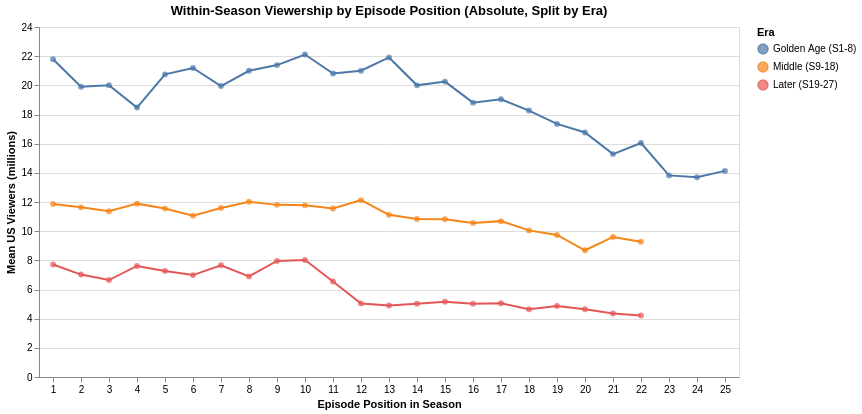

This figure's notebook cell:
### Code cell
# Mean viewership by episode position, split by era (NOT normalized, absolute values)
pos_era_abs = (
    df.groupby(["era", "number_in_season"])["us_viewers_in_millions"]
    .agg(["mean", "count"])
    .reset_index()
)
pos_era_abs = pos_era_abs[pos_era_abs["count"] >= 3]

q5f_abs_lines = (
    alt.Chart(pos_era_abs)
    .mark_line(strokeWidth=2)
    .encode(
        x=alt.X(
            "number_in_season:O",
            title="Episode Position in Season",
            axis=alt.Axis(labelAngle=0),
        ),
        y=alt.Y("mean:Q", title="Mean US Viewers (millions)"),
        color=alt.Color(
            "era:N",
            scale=alt.Scale(domain=era_domain, range=era_colors),
            title="Era",
        ),
        tooltip=[
            alt.Tooltip("era:N", title="Era"),
            alt.Tooltip("number_in_season:O", title="Episode"),
            alt.Tooltip("mean:Q", title="Mean Viewers (M)", format=".2f"),
            alt.Tooltip("count:Q", title="Seasons"),
        ],
    )
)

q5f_abs_points = (
    alt.Chart(pos_era_abs)
    .mark_point(filled=True, size=35)
    .encode(
        x=alt.X("number_in_season:O", axis=alt.Axis(labelAngle=0)),
        y=alt.Y("mean:Q"),
        color=alt.Color(
            "era:N",
            scale=alt.Scale(domain=era_domain, range=era_colors),
            title="Era",
        ),
    )
)

(q5f_abs_lines + q5f_abs_points).properties(
    width=700,
    height=350,
    title="Within-Season Viewership by Episode Position (Absolute, Split by Era)",
)

### Figure 1 — Vega-Lite specification as saved in the notebook (floating-point values rounded to 4 significant figures)
{"config": {"view": {"continuousWidth": 300, "continuousHeight": 300}}, "layer": [{"mark": {"type": "line", "strokeWidth": 2}, "encoding": {"color": {"field": "era", "scale": {"domain": ["Golden Age (S1-8)", "Middle (S9-18)", "Later (S19-27)"], "range": ["#4c78a8", "#f58518", "#e45756"]}, "title": "Era", "type": "nominal"}, "tooltip": [{"field": "era", "title": "Era", "type": "nominal"}, {"field": "number_in_season", "title": "Episode", "type": "ordinal"}, {"field": "mean", "format": ".2f", "title": "Mean Viewers (M)", "type": "quantitative"}, {"field": "count", "title": "Seasons", "type": "quantitative"}], "x": {"axis": {"labelAngle": 0}, "field": "number_in_season", "title": "Episode Position in Season", "type": "ordinal"}, "y": {"field": "mean", "title": "Mean US Viewers (millions)", "type": "quantitative"}}}, {"mark": {"type": "point", "filled": true, "size": 35}, "encoding": {"color": {"field": "era", "scale": {"domain": ["Golden Age (S1-8)", "Middle (S9-18)", "Later (S19-27)"], "range": ["#4c78a8", "#f58518", "#e45756"]}, "title": "Era", "type": "nominal"}, "x": {"axis": {"labelAngle": 0}, "field": "number_in_season", "type": "ordinal"}, "y": {"field": "mean", "type": "quantitative"}}}], "data": {"name": "data-d2659656b867a880908c8fd0f8d15a61"}, "height": 350, "title": "Within-Season Viewership by Episode Position (Absolute, Split by Era)", "width": 700, "$schema": "https://vega.github.io/schema/vega-lite/v6.1.0.json", "datasets": {"data-d2659656b867a880908c8fd0f8d15a61": [{"era": "Golden Age (S1-8)", "number_in_season": 1, "mean": 21.79, "count": 8}, {"era": "Golden Age (S1-8)", "number_in_season": 2, "mean": 19.9, "count": 8}, {"era": "Golden Age (S1-8)", "number_in_season": 3, "mean": 20.01, "count": 8}, {"era": "Golden Age (S1-8)", "number_in_season": 4, "mean": 18.48, "count": 8}, {"era": "Golden Age (S1-8)", "number_in_season": 5, "mean": 20.75, "count": 8}, {"era": "Golden Age (S1-8)", "number_in_season": 6, "mean": 21.19, "count": 8}, {"era": "Golden Age (S1-8)", "number_in_season": 7, "mean": 19.95, "count": 8}, {"era": "Golden Age (S1-8)", "number_in_season": 8, "mean": 21.0, "count": 8}, {"era": "Golden Age (S1-8)", "number_in_season": 9, "mean": 21.39, "count": 8}, {"era": "Golden Age (S1-8)", "number_in_season": 10, "mean": 22.11, "count": 8}, {"era": "Golden Age (S1-8)", "number_in_season": 11, "mean": 20.81, "count": 8}, {"era": "Golden Age (S1-8)", "number_in_season": 12, "mean": 21.0, "count": 8}, {"era": "Golden Age (S1-8)", "number_in_season": 13, "mean": 21.91, "count": 8}, {"era": "Golden Age (S1-8)", "number_in_season": 14, "mean": 20.0, "count": 7}, {"era": "Golden Age (S1-8)", "number_in_season": 15, "mean": 20.26, "count": 7}, {"era": "Golden Age (S1-8)", "number_in_season": 16, "mean": 18.81, "count": 7}, {"era": "Golden Age (S1-8)", "number_in_season": 17, "mean": 19.04, "count": 7}, {"era": "Golden Age (S1-8)", "number_in_season": 18, "mean": 18.27, "count": 7}, {"era": "Golden Age (S1-8)", "number_in_season": 19, "mean": 17.36, "count": 7}, {"era": "Golden Age (S1-8)", "number_in_season": 20, "mean": 16.76, "count": 7}, {"era": "Golden Age (S1-8)", "number_in_season": 21, "mean": 15.29, "count": 7}, {"era": "Golden Age (S1-8)", "number_in_season": 22, "mean": 16.04, "count": 7}, {"era": "Golden Age (S1-8)", "number_in_season": 23, "mean": 13.82, "count": 4}, {"era": "Golden Age (S1-8)", "number_in_season": 24, "mean": 13.7, "count": 4}, {"era": "Golden Age (S1-8)", "number_in_season": 25, "mean": 14.13, "count": 3}, {"era": "Middle (S9-18)", "number_in_season": 1, "mean": 11.86, "count": 10}, {"era": "Middle (S9-18)", "number_in_season": 2, "mean": 11.63, "count": 10}, {"era": "Middle (S9-18)", "number_in_season": 3, "mean": 11.36, "count": 10}, {"era": "Middle (S9-18)", "number_in_season": 4, "mean": 11.89, "count": 10}, {"era": "Middle (S9-18)", "number_in_season": 5, "mean": 11.55, "count": 10}, {"era": "Middle (S9-18)", "number_in_season": 6, "mean": 11.06, "count": 10}, {"era": "Middle (S9-18)", "number_in_season": 7, "mean": 11.58, "count": 10}, {"era": "Middle (S9-18)", "number_in_season": 8, "mean": 12.02, "count": 10}, {"era": "Middle (S9-18)", "number_in_season": 9, "mean": 11.8, "count": 10}, {"era": "Middle (S9-18)", "number_in_season": 10, "mean": 11.77, "count": 10}, {"era": "Middle (S9-18)", "number_in_season": 11, "mean": 11.55, "count": 10}, {"era": "Middle (S9-18)", "number_in_season": 12, "mean": 12.13, "count": 10}, {"era": "Middle (S9-18)", "number_in_season": 13, "mean": 11.12, "count": 10}, {"era": "Middle (S9-18)", "number_in_season": 14, "mean": 10.83, "count": 10}, {"era": "Middle (S9-18)", "number_in_season": 15, "mean": 10.82, "count": 10}, {"era": "Middle (S9-18)", "number_in_season": 16, "mean": 10.57, "count": 10}, {"era": "Middle (S9-18)", "number_in_season": 17, "mean": 10.69, "count": 10}, {"era": "Middle (S9-18)", "number_in_season": 18, "mean": 10.05, "count": 10}, {"era": "Middle (S9-18)", "number_in_season": 19, "mean": 9.742, "count": 10}, {"era": "Middle (S9-18)", "number_in_season": 20, "mean": 8.691, "count": 10}, {"era": "Middle (S9-18)", "number_in_season": 21, "mean": 9.605, "count": 10}, {"era": "Middle (S9-18)", "number_in_season": 22, "mean": 9.271, "count": 8}, {"era": "Later (S19-27)", "number_in_season": 1, "mean": 7.711, "count": 9}, {"era": "Later (S19-27)", "number_in_season": 2, "mean": 7.023, "count": 9}, {"era": "Later (S19-27)", "number_in_season": 3, "mean": 6.648, "count": 9}, {"era": "Later (S19-27)", "number_in_season": 4, "mean": 7.616, "count": 9}, {"era": "Later (S19-27)", "number_in_season": 5, "mean": 7.276, "count": 9}, {"era": "Later (S19-27)", "number_in_season": 6, "mean": 6.988, "count": 9}, {"era": "Later (S19-27)", "number_in_season": 7, "mean": 7.66, "count": 9}, {"era": "Later (S19-27)", "number_in_season": 8, "mean": 6.898, "count": 9}, {"era": "Later (S19-27)", "number_in_season": 9, "mean": 7.962, "count": 9}, {"era": "Later (S19-27)", "number_in_season": 10, "mean": 8.023, "count": 9}, {"era": "Later (S19-27)", "number_in_season": 11, "mean": 6.543, "count": 9}, {"era": "Later (S19-27)", "number_in_season": 12, "mean": 5.046, "count": 9}, {"era": "Later (S19-27)", "number_in_season": 13, "mean": 4.901, "count": 9}, {"era": "Later (S19-27)", "number_in_season": 14, "mean": 5.028, "count": 9}, {"era": "Later (S19-27)", "number_in_season": 15, "mean": 5.168, "count": 9}, {"era": "Later (S19-27)", "number_in_season": 16, "mean": 5.018, "count": 9}, {"era": "Later (S19-27)", "number_in_season": 17, "mean": 5.061, "count": 9}, {"era": "Later (S19-27)", "number_in_season": 18, "mean": 4.651, "count": 9}, {"era": "Later (S19-27)", "number_in_season": 19, "mean": 4.866, "count": 9}, {"era": "Later (S19-27)", "number_in_season": 20, "mean": 4.649, "count": 9}, {"era": "Later (S19-27)", "number_in_season": 21, "mean": 4.354, "count": 8}, {"era": "Later (S19-27)", "number_in_season": 22, "mean": 4.213, "count": 7}]}}
